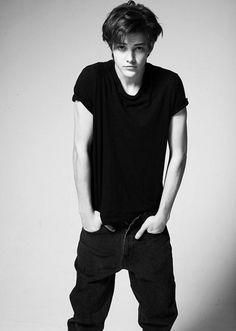
#> input picture Task2-vision_algorithm_image_recognition/exp/body.jpg, 236 x 331 px
$ jupyter execute --allow-errors '任务3.基于人体骨骼点检测算法实现人体检测.ipynb'
#> lines starting #> are read from the running program, lines starting #| are printed output that depends on the picture
### Task2-vision_algorithm_image_recognition/lib/posePoint.py
# -*- coding: utf-8 -*-
from ctypes import *
import os
import cv2
import numpy as np


# ================结构体定义=========================
class Struct_POSE_Handle(Structure):  # NLDJ_ACTION_Handle
    _fields_ = [("pvModel", c_void_p)]


class Struct_ACT_VarIn(Structure):  # NLDJ_ACTION_VarIn
    _fields_ = [("pubyIm", c_char_p), ("dwWidth", c_int), ("dwHeight", c_int), ("dwChannel", c_int)]


class Struct_POS(Structure):  # NL_Pose_POS
    _fields_ = [("x", c_float), ("y", c_float), ("p_score", c_float)]


class Struct_ACT_Info(Structure):  # NLDJ_ACPRED_Infor
    _fields_ = [("dwPoseNum", c_int), ("fPosePos", Struct_POS * 100), ("pdwBowHead", c_int),
                ("pdwHandUp", c_int), ("pdwStandUp", c_int), ("pdwBendOverDesk", c_int), ("pdwPlayPhone", c_int),
                ("pdwStudy", c_int)]


class Struct_UP_Pos(Structure):  # NL_upbodyPos
    _fields_ = [("x", c_int), ("y", c_int), ("height", c_int), ("width", c_int)]


class Struct_ACT_VarOut(Structure):  # NLDJ_ACTION_VarOut
    _fields_ = [("dwPersonNum", c_int), ("pdjActionInfors", Struct_ACT_Info * 64), ("pdjUpBodyPos", Struct_UP_Pos * 64),
                ("bUpBodyPosTrue", c_bool * 64)]


# POSE_PAIRS
gPosePairs = [1, 2, 1, 5, 2, 3, 3, 4, 5, 6, 6, 7, 1, 8, 8, 9, 9, 10, 1,
              11, 11, 12, 12, 13, 1, 0, 0, 14, 14, 16, 0, 15, 15, 17]

# POSE_COLORS
gColors = [255, 0, 85, 255, 0, 0, 255, 85, 0, 255, 170, 0, 255, 255, 0, 170, 255, 0,
           85, 255, 0, 0, 255, 0, 0, 255, 85, 0, 255, 170, 0, 255, 255, 0, 170, 255, 0,
           85, 255, 0, 0, 255, 255, 0, 170, 170, 0, 255, 255, 0, 255, 85, 0, 255]


class NLPose(object):
    """骨骼描点"""

    def __init__(self, libNamePath):
        """
        初始化
        :param libNamePath: 算法so库名称
        """
        if not os.path.exists(libNamePath):
            print("library file not exit!", libNamePath)
            quit()
            return -1001
        else:
            self.PACT = cdll.LoadLibrary(libNamePath)  # linux版本

        # 指定函数参数类型
        self.PACT.NL_ACTION_Command.argtypes = (POINTER(Struct_POSE_Handle), c_char_p)
        self.PACT.NL_ACTION_Command.restype = c_int
        self.PACT.NL_ACTION_Process.argtypes = (POINTER(Struct_POSE_Handle),
                                                POINTER(Struct_ACT_VarIn),
                                                POINTER(Struct_ACT_VarOut))
        self.PACT.NL_ACTION_Process.restype = c_int
        self.PACT.NL_ACTION_UnloadModel.argtypes = (POINTER(Struct_POSE_Handle),)
        self.PACT.NL_ACTION_UnloadModel.restype = c_int

        # 初始化：结构体变量和函数
        self.djACTHandle = Struct_POSE_Handle()  # 结构体变量定义
        self.djACTVarIn = Struct_ACT_VarIn()  # 结构体变量定义
        self.djACTVarOut = Struct_ACT_VarOut()  # 结构体变量定义

    # [63 lines left out: functions NL_Pose_ComInit, NL_Pose_InitVarIn, NL_Pose_Process_C, NL_Pose_Exit, not called in this run]

### Task2-vision_algorithm_image_recognition/任务3.基于人体骨骼点检测算法实现人体检测.ipynb
# 任务3 基于人体骨骼点检测算法实现人体检测

## 职业能力目标

- 了解人体骨骼关键点检测在生活当中的应用场景；
- 掌握利用OpenCV实现图像的采集；
- 掌握调用算法接口，进行人体骨骼关键点检测；
- 理解如何使用多线程的方式实现图像采集和人体骨骼检测。

## 任务描述

本实验将实现用人体骨骼点检测算法库对实时采集的画面进行人体骨骼点检测。

## 任务要求

- 使用NLPose人体骨骼点检测算法库实例化人体骨骼点检测模型对象；
- 使用NL_Pose_ComInit方法初始化模型；
- 使用OpenCv的resize方法重置图像大小加快运行的速率；
- 使用OpenCv的circle方法绘制圆圈；
- 使用OpenCv的line方法绘制直线；
- 使用NL_Pose_InitVarIn方法读取图像数据；
- 使用NL_Pose_Process_C方法检测人体的个数；
- 使用NL_Pose_Exit方法释放算法内存。

## 任务实施

## 1. 人体骨骼关键点检测实验

### 1.1 人体骨骼关键点应用场景

  人体骨骼关键点检测是计算机视觉的基础性算法之一，在计算机视觉的其他相关领域的研究中都起到了基础性的作用，

  如行为识别、人物跟踪、步态识别等相关领域。具体应用主要集中在智能视频监控，病人监护系统，人机交互，虚拟现实，

  人体动画，智能家居，智能安防，运动员辅助训练等等。在该算法中，主要是针对以下关键点的检测

### 1.2 调用人体骨骼关键点算法接口

算法接口的调用，不但要进行识别检测，还要把结果显示在图片上，比如说把人体关节点和关节点的连线，全部描绘在图片上等等；

#### 1.2.1 导入人体骨骼关键点算法接口库

该人体骨骼关键点算法接口库是底层由C写的算法库，集成在核心开发板上，在经过python的对接后，形成了一套python的接口库，可以直接调用

[cell 1]
import cv2
from lib.posePoint import NLPose, gColors, gPosePairs

#### 1.2.2 实例化算法接口对象

`
nlPose = NLPose(libNamePath)
`

加载库，以及指定函数参数类型和返回值类型，并初始化结构体变量，`libNamePath`是固定库文件路径，执行没有报错，表示实例化成功

[cell 2]
libNamePath = "/usr/local/lib/libNL_ACTIONENC.so"  # 指定库文件路径
#> (the rest of this cell did not finish here and is left out)

#### 1.2.3 加载模型和配置，并初始化

`
nlPose.NL_Pose_ComInit(configPath)
`

初始化配置，加载模型， `configPath`是模型和配置文件路径，执行没有报错，表示加载成功

[cell 3]
configPath = b"/usr/local/lib/rk3399_AI_model"  # 指定模型以及配置文件路径
#> (the rest of this cell did not finish here and is left out)

#### 1.2.4 加载图片数据

`
nlPose.NL_Pose_InitVarIn(image)
`

将采集到的图片数据，加载到算法中(`image`为图片数据)，返回0表示加载成功

因为算法中，采用的是`1280*960`的分辨率，需要把图片放大或者缩小成该分辨率的图像

##### 1.2.4.1 显示原始的目标图像

[cell 4]
import ipywidgets as widgets    # jupyter画图库
from IPython.display import display  # jupyter显示库

image1 = cv2.imread("./exp/body.jpg")
#> image1 is the input picture: shape (331, 236, 3); min 0, max 255, mean 149.4
imgbox = widgets.Image()  # 定义一个图像盒子，用于装载图像数据
display(imgbox)  # 将盒子显示出来
imgbox.value = cv2.imencode('.jpg', image1)[1].tobytes() # 把图像值转成byte类型的值

##### 1.2.4.2 加载图片到算法

[cell 5]
height = image1.shape[0]
#> height = 331
width = image1.shape[1]
#> width = 236
if height != 960 or width != 1280:
    image = cv2.resize(image1, (1280, 960), interpolation=cv2.INTER_CUBIC)
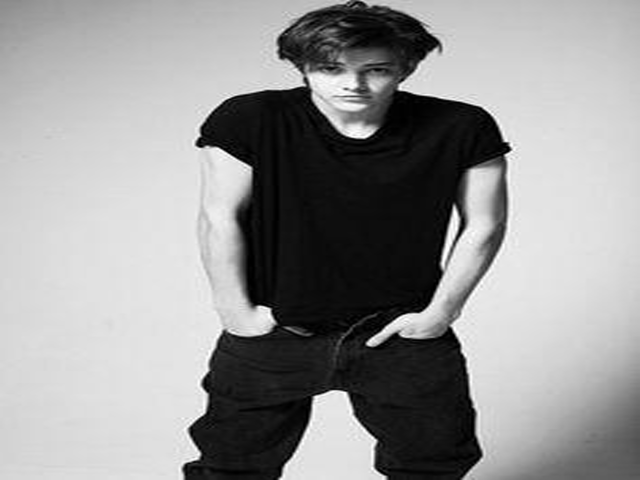
#> image: shape (960, 1280, 3) (shown at 1/2 size); min 0, max 255, mean 149.4
#> (the rest of this cell did not finish here and is left out)


$ run again, with Task2-vision_algorithm_image_recognition/exp/boy.jpg copied over Task2-vision_algorithm_image_recognition/exp/body.jpg
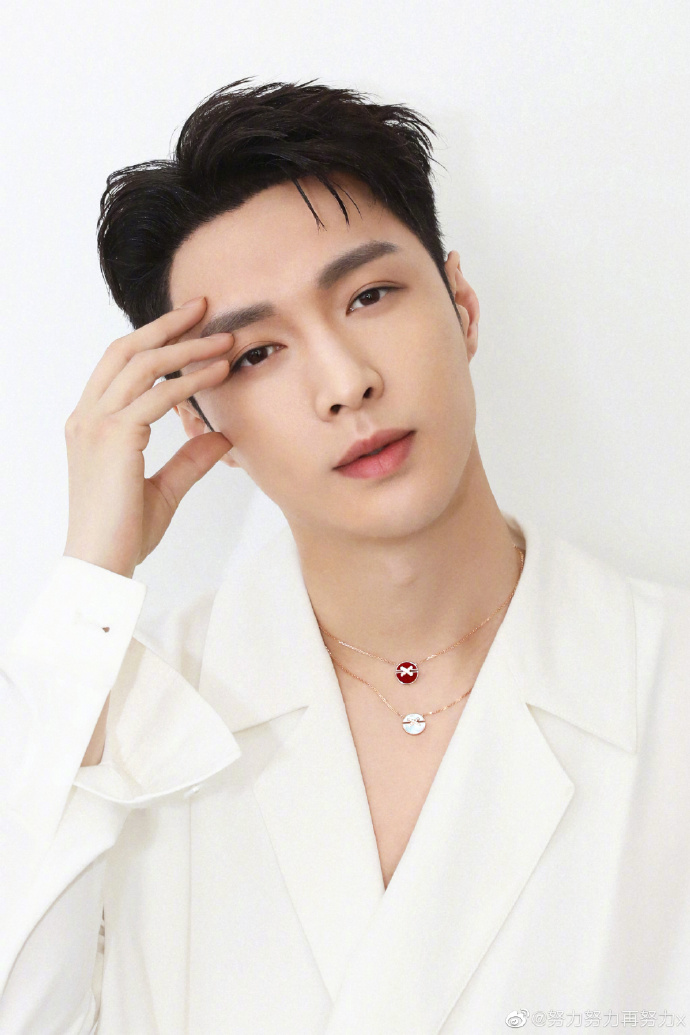
#> input picture Task2-vision_algorithm_image_recognition/exp/boy.jpg, 690 x 1035 px
#> image1 is the input picture: shape (1035, 690, 3); mean B, G, R 205.7, 212.1, 221.1
#> `image = cv2.resize(image1, (1280, 960), interpolation=cv2.INTER_CUBIC)`:
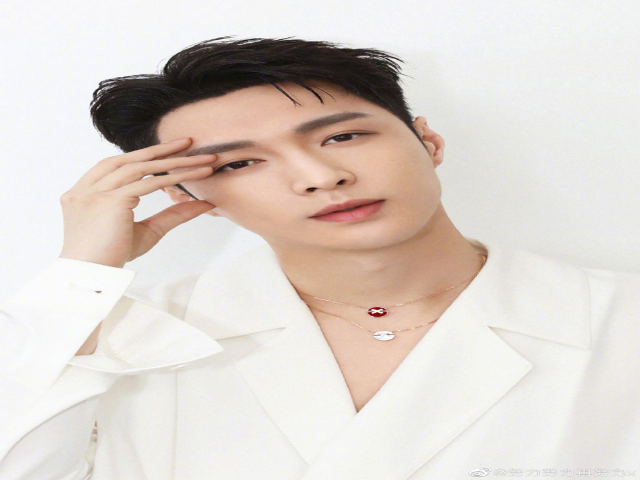
#> image: shape (960, 1280, 3) (shown at 1/2 size); mean B, G, R 205.7, 212.1, 221.1
